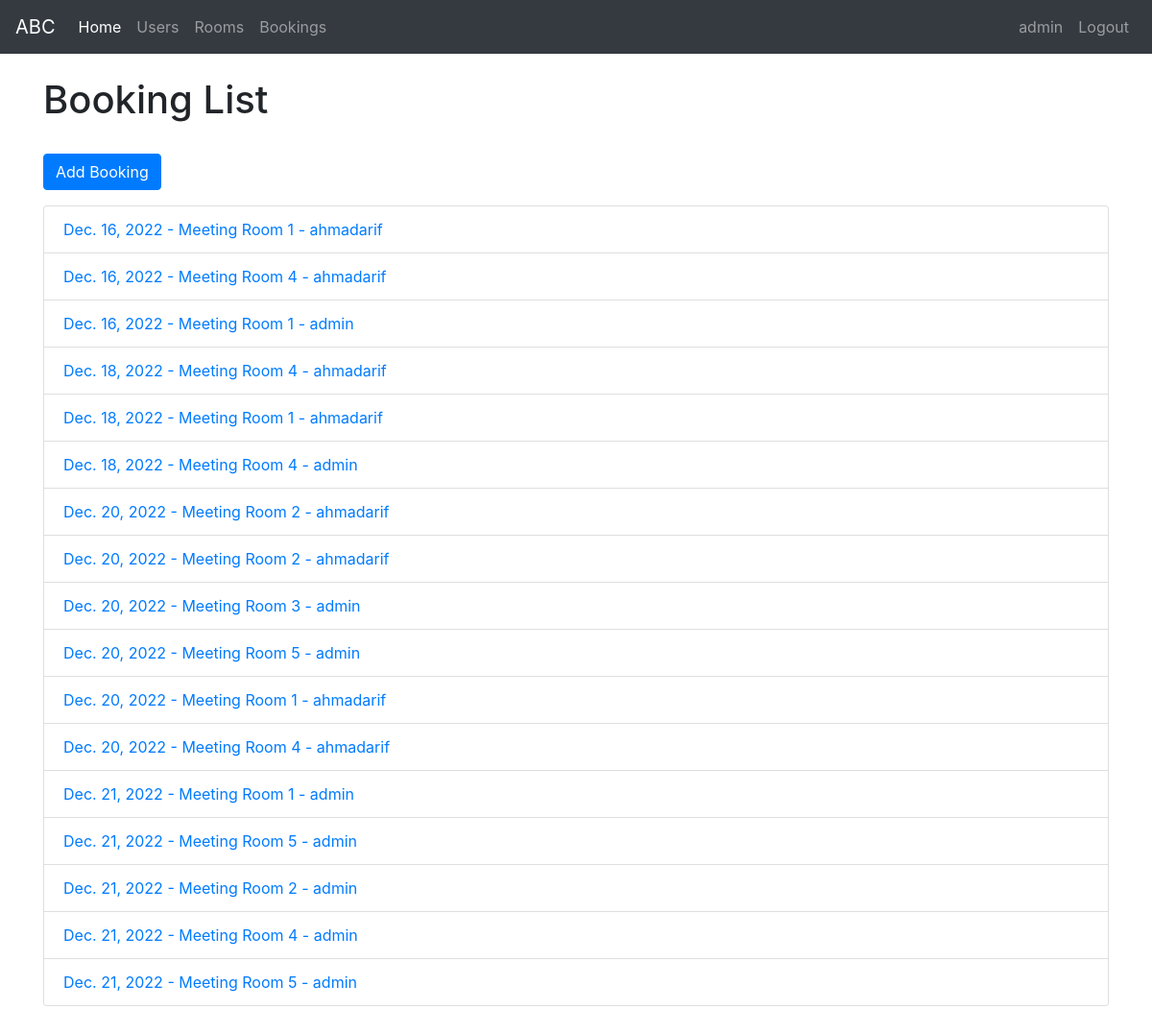
The page /roombooking/bookings/ (signed in) on the database its author committed.
### roombooking/models.py (models this page shows, shortened)
class Booking(models.Model):
    startdate = models.DateField()
    starttime = models.ForeignKey(StartTime, on_delete=models.PROTECT, null=True)
    enddate = models.DateField()
    endtime = models.ForeignKey(EndTime, on_delete=models.PROTECT, null=True)
    room = models.ForeignKey(Room, on_delete=models.CASCADE)
    organizer = models.ForeignKey(User, on_delete=models.CASCADE)
    dateadded = models.DateTimeField(auto_now_add=True)
    def get_absolute_url(self):
        return reverse('booking-detail', args=[str(self.id)])

class Room(models.Model):
    name = models.CharField(max_length=255)
    dateadded = models.DateTimeField(auto_now_add=True)

### roombooking/views.py (the view)
# urls.py: path('bookings/', views.BookingListView.as_view(), name='bookings'),
class BookingListView(generic.ListView):
    model = Booking

### roombooking/templates/roombooking/booking_list.html
{% extends "base_generic.html" %}
{% block content %}
<div class="">
  <h1>Booking List</h1>
  <br>
  <a href="{% url 'booking-create' %}"><button class="btn btn-primary mb-3">Add Booking</button></a>
  {% if booking_list %}
  <ul class="list-group">
    {% for booking in booking_list %}
      <li class="list-group-item">
        <a href="{{ booking.get_absolute_url }}">{{ booking.startdate }} - {{booking.room.name}} - {{booking.organizer}}</a>
      </li>
    {% endfor %}
  </ul>
  {% else %}
    <p>There are no bookings in the library.</p>
  {% endif %}
</div>
{% endblock %}

### roombooking/templates/base_generic.html (shortened to what this page needs)
<!DOCTYPE html>
<html lang="en">
<head>
  <link rel="stylesheet" href="https://cdn.jsdelivr.net/npm/bootstrap@4.1.3/dist/css/bootstrap.min.css">
  {% load static %}
  <link rel="stylesheet" href="{% static 'css/styles.css' %}">
</head>
<body>
    <nav class="navbar navbar-expand-lg navbar-dark bg-dark mb-4">
      <a class="navbar-brand" href="{% url 'index' %}">ABC</a>
      <div class="collapse navbar-collapse" id="navbarNavDropdown">
        <ul class="navbar-nav">
          <li class="nav-item active">
            <a class="nav-link" href="{% url 'index' %}">Home <span class="sr-only">(current)</span></a>
          </li>
          <li class="nav-item">
            <a class="nav-link" href="#">Users</a>
          </li>
          <li class="nav-item">
            <a class="nav-link" href="{% url 'rooms' %}">Rooms</a>
          </li>
          <li class="nav-item">
            <a class="nav-link" href="{% url 'bookings' %}">Bookings</a>
          </li>
        </ul>
        <ul class="navbar-nav ml-auto">
          {% if user.is_authenticated %}
          <li class="nav-item">
              <a class="nav-link" href="#">
                {{ user.get_username }}
              </a>
          </li>
          <li class="nav-item">
              <a class="nav-link" href="{% url 'logout' %}?next={{ request.path }}">
                Logout
              </a>
          </li>
          {% else %}
          <li class="nav-item">
              <a class="nav-link" href="{% url 'login' %}?next={{ request.path }}">
                Login
              </a>
          </li>
          {% endif %}
      </ul>
      </div>
    </nav>
    <div class="container-fluid">
    <div class="row">
      <div class="container mb-5">{% block content %}{% endblock %}</div>
    </div>
  </div>
</body>
</html>

### rows shown on the page
Booking: startdate "Dec. 16, 2022", room.name "Meeting Room 1", organizer "ahmadarif"
Booking: startdate "Dec. 16, 2022", room.name "Meeting Room 4", organizer "ahmadarif"
Booking: startdate "Dec. 16, 2022", room.name "Meeting Room 1", organizer "admin"
Booking: startdate "Dec. 18, 2022", room.name "Meeting Room 4", organizer "ahmadarif"
Booking: startdate "Dec. 18, 2022", room.name "Meeting Room 1", organizer "ahmadarif"
Booking: startdate "Dec. 18, 2022", room.name "Meeting Room 4", organizer "admin"
Booking: startdate "Dec. 20, 2022", room.name "Meeting Room 2", organizer "ahmadarif"
Booking: startdate "Dec. 20, 2022", room.name "Meeting Room 2", organizer "ahmadarif"
Booking: startdate "Dec. 20, 2022", room.name "Meeting Room 3", organizer "admin"
Booking: startdate "Dec. 20, 2022", room.name "Meeting Room 5", organizer "admin"
Booking: startdate "Dec. 20, 2022", room.name "Meeting Room 1", organizer "ahmadarif"
Booking: startdate "Dec. 20, 2022", room.name "Meeting Room 4", organizer "ahmadarif"
Booking: startdate "Dec. 21, 2022", room.name "Meeting Room 1", organizer "admin"
Booking: startdate "Dec. 21, 2022", room.name "Meeting Room 5", organizer "admin"
Booking: startdate "Dec. 21, 2022", room.name "Meeting Room 2", organizer "admin"
Booking: startdate "Dec. 21, 2022", room.name "Meeting Room 4", organizer "admin"
Booking: startdate "Dec. 21, 2022", room.name "Meeting Room 5", organizer "admin"

### other values the page prints
{{ user.get_username }} "admin"
